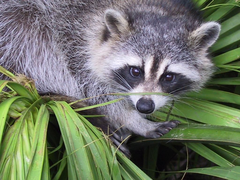
#> input picture examples/sample_images/raccoon_240x180.png, 240 x 180 px; its folder holds only this picture in this run
$ python -i puzzle.py   (imports and definitions only)
#> lines starting #> are read from the running program, lines starting #| are printed output that depends on the picture; after the words box and inside, x2 and y2 are one past the last pixel; in counts of white or black regions, pixels touching at a corner belong together
### jigsaw_bench/cuts.py
"""Jigsaw cut generation with intersection validation.

Cuts are constructed as smoothed polylines between grid anchors. Two distinct cuts
must only ever meet at the grid anchors they share — anywhere else is a defect that
would produce non-simply-connected pieces. We detect and regenerate offending cuts.
"""
from __future__ import annotations

from dataclasses import dataclass, field
from typing import Sequence

import numpy as np
from scipy.interpolate import CubicSpline

from .geometry import polylines_intersect


# (t along edge in [0,1], perpendicular displacement as fraction of edge length, jitter sigma)
DEFAULT_PROFILE: list[tuple[float, float, float]] = [
    (0.00, 0.00, 0.01),
    (0.38, 0.00, 0.01),
    (0.41, 0.10, 0.01),
    (0.35, 0.20, 0.01),
    (0.50, 0.32, 0.01),
]


@dataclass
class PuzzleCuts:
    width: int
    height: int
    n_cols: int
    n_rows: int
    anchors: np.ndarray  # (n_rows+1, n_cols+1, 2)
    h_cuts: list[np.ndarray]  # length n_rows-1, each polyline spanning a full row
    v_cuts: list[np.ndarray]  # length n_cols-1, each polyline spanning a full column
    profile: list[tuple[float, float, float]] = field(default_factory=lambda: list(DEFAULT_PROFILE))

    # [7 lines left out: function all_polylines, not called in this run]


def generate_grid_anchors(
    width: int,
    height: int,
    n_cols: int,
    n_rows: int,
    sigma_x: float = 0.0,
    sigma_y: float = 0.0,
    rng: np.random.Generator | None = None,
) -> np.ndarray:
    rng = rng or np.random.default_rng()
    anchors = np.zeros((n_rows + 1, n_cols + 1, 2))
    for j in range(n_rows + 1):
        for i in range(n_cols + 1):
            x = i * width / n_cols
            y = j * height / n_rows
            anchors[j, i] = [
                x + rng.normal(0, sigma_x),
                y + rng.normal(0, sigma_y),
            ]
    anchors[0, :, 1] = 0
    anchors[-1, :, 1] = height
    anchors[:, 0, 0] = 0
    anchors[:, -1, 0] = width
    return anchors


def _normalize_and_mirror_profile(profile):
    half = list(profile)
    second_half = []
    for t, perp, sigma in reversed(profile[:-1]):
        second_half.append((1.0 - t, perp, sigma))
    return half + second_half


def _build_edge_points(p1, p2, base_profile, flip, rng):
    dx = p2[0] - p1[0]
    dy = p2[1] - p1[1]
    length = float(np.hypot(dx, dy))
    if length < 1e-6:
        return np.array([p1, p2])
    unit_perp = np.array([-dy, dx]) / length
    if flip:
        unit_perp = -unit_perp

    full_profile = _normalize_and_mirror_profile(base_profile)
    points = []
    for t, perp_off, sigma in full_profile:
        jitter = rng.normal(0, sigma)
        pos = p1 + t * (p2 - p1)
        perp_disp = (perp_off + jitter) * length * unit_perp
        points.append(pos + perp_disp)
    return np.array(points)


def _smooth_spline(points, num_samples=120):
    if len(points) < 3:
        return np.asarray(points, dtype=float)
    diffs = np.diff(points, axis=0)
    t = np.cumsum(np.hypot(diffs[:, 0], diffs[:, 1]))
    t = np.insert(t, 0, 0.0)
    if t[-1] <= 0:
        return np.asarray(points, dtype=float)
    t = t / t[-1]
    cs_x = CubicSpline(t, points[:, 0], bc_type="clamped")
    cs_y = CubicSpline(t, points[:, 1], bc_type="clamped")
    t_fine = np.linspace(0, 1, num_samples)
    return np.stack([cs_x(t_fine), cs_y(t_fine)], axis=1)


def _build_horizontal_polyline(anchors, j, profile, rng, samples_per_edge=60):
    n_cols = anchors.shape[1] - 1
    pieces = []
    for i in range(n_cols):
        p1 = anchors[j, i]
        p2 = anchors[j, i + 1]
        flip = rng.random() < 0.5
        edge_pts = _build_edge_points(p1, p2, profile, flip, rng)
        smooth = _smooth_spline(edge_pts, num_samples=samples_per_edge)
        # Snap endpoints to anchors so adjacent cuts kiss exactly.
        smooth[0] = p1
        smooth[-1] = p2
        if i == 0:
            pieces.append(smooth)
        else:
            pieces.append(smooth[1:])
    return np.concatenate(pieces, axis=0)


def _build_vertical_polyline(anchors, i, profile, rng, samples_per_edge=60):
    n_rows = anchors.shape[0] - 1
    pieces = []
    for j in range(n_rows):
        p1 = anchors[j, i]
        p2 = anchors[j + 1, i]
        flip = rng.random() < 0.5
        edge_pts = _build_edge_points(p1, p2, profile, flip, rng)
        smooth = _smooth_spline(edge_pts, num_samples=samples_per_edge)
        smooth[0] = p1
        smooth[-1] = p2
        if j == 0:
            pieces.append(smooth)
        else:
            pieces.append(smooth[1:])
    return np.concatenate(pieces, axis=0)


def _shared_anchor_set(kind_a, idx_a, kind_b, idx_b, anchors):
    """Return the list of grid anchor points shared by two cuts, where touching is allowed."""
    # n_rows, n_cols not needed — only the anchor grid is indexed below
    if kind_a == "h" and kind_b == "h":
        return []  # parallel cuts share no anchors
    if kind_a == "v" and kind_b == "v":
        return []
    # h × v: they share the single anchor at (h_row, v_col)
    h_row = idx_a if kind_a == "h" else idx_b
    v_col = idx_b if kind_a == "h" else idx_a
    return [anchors[h_row, v_col]]


# [18 lines left out: function _cuts_intersect_other_cuts, not called in this run]


def _cuts_intersect_previous(
    polylines: list[tuple[str, int, np.ndarray]],
    target_index: int,
    anchors: np.ndarray,
) -> bool:
    """Check whether cut at target_index crosses any *already-finalized* cut.

    Only cuts with index < target_index are considered finalized.  This is the
    correct check for the greedy generation loop: by induction, if cut k does
    not intersect cuts 0..k-1 (all finalized), then after processing all cuts
    the entire set is pairwise non-intersecting.  Checking against not-yet-
    finalized future cuts creates artificial conflicts and causes unnecessary
    retry failures on dense grids.
    """
    kind_a, idx_a, line_a = polylines[target_index]
    for k in range(target_index):
        kind_b, idx_b, line_b = polylines[k]
        shared = _shared_anchor_set(kind_a, idx_a, kind_b, idx_b, anchors)
        if polylines_intersect(line_a, line_b, shared_endpoints=shared):
            return True
    return False


def generate_cuts(
    width: int = 1200,
    height: int = 900,
    n_cols: int = 24,
    n_rows: int = 16,
    profile: Sequence[tuple[float, float, float]] | None = None,
    anchor_sigma_x: float | None = None,
    anchor_sigma_y: float | None = None,
    seed: int | None = None,
    max_retries_per_cut: int = 50,
    samples_per_edge: int = 60,
) -> PuzzleCuts:
    """Generate jigsaw cuts; regenerate any individual cut that intersects another.

    Parameters
    ----------
    anchor_sigma_x, anchor_sigma_y:
        Standard deviation of the random perturbation applied to interior grid
        anchor points, in pixels.  Defaults to **5 % of the cell dimension**
        in each axis so the perturbation scales safely with cell size.  Passing
        an explicit float overrides the auto-scaling (useful when you want more
        or less anchor jitter regardless of grid density).

    Notes
    -----
    Validation uses a *greedy* strategy: cut k is rebuilt until it does not
    intersect any of cuts 0..k-1 (the already-finalized ones).  By induction
    the final cut-set is globally pairwise non-intersecting.  Checking against
    not-yet-finalized future cuts (the previous strategy) created artificial
    conflicts on dense grids and caused unnecessary ``RuntimeError`` failures.
    """
    rng = np.random.default_rng(seed)
    profile = list(profile or DEFAULT_PROFILE)

    # Auto-scale anchor jitter to 5 % of cell size so it stays safe on both
    # sparse (large cells) and dense (small cells) grids.
    if anchor_sigma_x is None:
        anchor_sigma_x = (width / n_cols) * 0.05
    if anchor_sigma_y is None:
        anchor_sigma_y = (height / n_rows) * 0.05

    anchors = generate_grid_anchors(width, height, n_cols, n_rows, anchor_sigma_x, anchor_sigma_y, rng)

    h_cuts = [
        _build_horizontal_polyline(anchors, j, profile, rng, samples_per_edge)
        for j in range(1, n_rows)
    ]
    v_cuts = [
        _build_vertical_polyline(anchors, i, profile, rng, samples_per_edge)
        for i in range(1, n_cols)
    ]

    # Greedy validation: finalize cuts in order; each new cut is rebuilt until
    # it doesn't cross any already-finalized cut (index < k).
    polylines: list[tuple[str, int, np.ndarray]] = []
    for j, line in enumerate(h_cuts, start=1):
        polylines.append(("h", j, line))
    for i, line in enumerate(v_cuts, start=1):
        polylines.append(("v", i, line))

    for k, (kind, idx, _line) in enumerate(polylines):
        attempts = 0
        while _cuts_intersect_previous(polylines, k, anchors):
            attempts += 1
            if attempts > max_retries_per_cut:
                raise RuntimeError(
                    f"Could not generate a non-intersecting {kind}-cut at index {idx} "
                    f"after {max_retries_per_cut} retries. "
                    f"Try a gentler profile or smaller anchor_sigma."
                )
            if kind == "h":
                new = _build_horizontal_polyline(anchors, idx, profile, rng, samples_per_edge)
            else:
                new = _build_vertical_polyline(anchors, idx, profile, rng, samples_per_edge)
            polylines[k] = (kind, idx, new)

    h_cuts = [line for kind, _i, line in polylines if kind == "h"]
    v_cuts = [line for kind, _i, line in polylines if kind == "v"]
    return PuzzleCuts(
        width=width,
        height=height,
        n_cols=n_cols,
        n_rows=n_rows,
        anchors=anchors,
        h_cuts=h_cuts,
        v_cuts=v_cuts,
        profile=profile,
    )


# [28 lines left out: function render_cuts, not called in this run]

### jigsaw_bench/geometry.py
"""Geometric utilities for jigsaw cuts and pieces."""
from __future__ import annotations

import numpy as np
from shapely.geometry import LineString, Polygon


def polylines_intersect(
    a: np.ndarray,
    b: np.ndarray,
    shared_endpoints: list[np.ndarray] | None = None,
    anchor_tol_px: float = 2.0,
) -> bool:
    """True if polylines a and b cross anywhere other than near allowed shared endpoints.

    Tiny intersections within ``anchor_tol_px`` of a listed anchor are ignored — those
    are rounding artifacts from spline sampling near grid anchors and don't matter at
    raster resolution.
    """
    la = LineString(a)
    lb = LineString(b)
    inter = la.intersection(lb)
    if inter.is_empty:
        return False

    allowed = shared_endpoints or []
    pts: list[tuple[float, float]] = []
    geom_type = inter.geom_type
    if geom_type == "Point":
        pts = [(inter.x, inter.y)]
    elif geom_type == "MultiPoint":
        pts = [(p.x, p.y) for p in inter.geoms]
    elif geom_type == "GeometryCollection":
        for g in inter.geoms:
            if g.geom_type == "Point":
                pts.append((g.x, g.y))
            else:
                return True
    else:
        # LineString — real overlap
        return True

    for px, py in pts:
        if not any(np.hypot(px - ax, py - ay) < anchor_tol_px for ax, ay in allowed):
            return True
    return False


def piece_polygon(
    top: np.ndarray,
    right: np.ndarray,
    bottom: np.ndarray,
    left: np.ndarray,
) -> Polygon:
    """Build a closed piece polygon from 4 oriented edges (CCW: top L→R, right T→B, bottom R→L, left B→T)."""
    coords = []
    coords.extend(top.tolist())
    coords.extend(right.tolist()[1:])
    # bottom is given L→R, reverse for CCW traversal
    coords.extend(bottom[::-1].tolist()[1:])
    coords.extend(left[::-1].tolist()[1:-1])
    poly = Polygon(coords)
    if not poly.is_valid:
        poly = poly.buffer(0)
    return poly


def rasterize_polygon(poly: Polygon, width: int, height: int) -> np.ndarray:
    """Boolean mask of shape (H, W) — True inside polygon. Uses PIL for speed."""
    from PIL import Image, ImageDraw

    img = Image.new("L", (width, height), 0)
    draw = ImageDraw.Draw(img)
    if poly.geom_type == "MultiPolygon":
        polys = list(poly.geoms)
    else:
        polys = [poly]
    for p in polys:
        ext = list(p.exterior.coords)
        draw.polygon(ext, fill=1)
        for hole in p.interiors:
            draw.polygon(list(hole.coords), fill=0)
    return np.array(img, dtype=bool)


# [6 lines left out: function rotate_points, not called in this run]


def aabb_overlap(b1: tuple[float, float, float, float], b2: tuple[float, float, float, float]) -> bool:
    return not (b1[2] <= b2[0] or b2[2] <= b1[0] or b1[3] <= b2[1] or b2[3] <= b1[1])

### jigsaw_bench/puzzle.py
"""Build puzzle pieces (image + alpha + polygon + metadata) from a cut-set and image."""
from __future__ import annotations

from dataclasses import dataclass, field
from typing import Sequence

import numpy as np
from PIL import Image
from shapely.geometry import Polygon

from .cuts import PuzzleCuts, generate_cuts
from .geometry import piece_polygon, rasterize_polygon


@dataclass
class Piece:
    index: int                          # global piece index
    grid_row: int
    grid_col: int
    polygon: Polygon                    # in canvas coordinates
    bbox: tuple[int, int, int, int]     # (x0, y0, x1, y1) on the source canvas
    sprite_rgba: np.ndarray             # (h, w, 4) uint8 — image+alpha cropped to bbox
    target_centroid: tuple[float, float]  # canvas-space centroid at the solved location


@dataclass
class Puzzle:
    width: int
    height: int
    n_cols: int
    n_rows: int
    image: np.ndarray                   # (H, W, 3) uint8 source canvas (already resized)
    cuts: PuzzleCuts
    pieces: list[Piece] = field(default_factory=list)


def _segment_top(cuts: PuzzleCuts, j: int, i: int) -> np.ndarray:
    """Top edge of piece (j, i): goes left→right between anchors[j,i] and anchors[j,i+1]."""
    A = cuts.anchors
    if j == 0:
        return np.array([A[0, i], A[0, i + 1]])
    return _slice_horizontal(cuts.h_cuts[j - 1], A[j, i], A[j, i + 1])


def _segment_bottom(cuts: PuzzleCuts, j: int, i: int) -> np.ndarray:
    A = cuts.anchors
    if j == cuts.n_rows - 1:
        return np.array([A[-1, i], A[-1, i + 1]])
    return _slice_horizontal(cuts.h_cuts[j], A[j + 1, i], A[j + 1, i + 1])


def _segment_left(cuts: PuzzleCuts, j: int, i: int) -> np.ndarray:
    A = cuts.anchors
    if i == 0:
        return np.array([A[j, 0], A[j + 1, 0]])
    return _slice_vertical(cuts.v_cuts[i - 1], A[j, i], A[j + 1, i])


def _segment_right(cuts: PuzzleCuts, j: int, i: int) -> np.ndarray:
    A = cuts.anchors
    if i == cuts.n_cols - 1:
        return np.array([A[j, -1], A[j + 1, -1]])
    return _slice_vertical(cuts.v_cuts[i], A[j, i + 1], A[j + 1, i + 1])


def _closest_index(polyline: np.ndarray, point: np.ndarray) -> int:
    return int(np.argmin(np.linalg.norm(polyline - point, axis=1)))


def _slice_horizontal(line: np.ndarray, p_start: np.ndarray, p_end: np.ndarray) -> np.ndarray:
    s = _closest_index(line, p_start)
    e = _closest_index(line, p_end)
    if s > e:
        s, e = e, s
        seg = line[s:e + 1][::-1].copy()
    else:
        seg = line[s:e + 1].copy()
    seg[0] = p_start
    seg[-1] = p_end
    return seg


def _slice_vertical(line: np.ndarray, p_start: np.ndarray, p_end: np.ndarray) -> np.ndarray:
    s = _closest_index(line, p_start)
    e = _closest_index(line, p_end)
    if s > e:
        s, e = e, s
        seg = line[s:e + 1][::-1].copy()
    else:
        seg = line[s:e + 1].copy()
    seg[0] = p_start
    seg[-1] = p_end
    return seg


def _piece_sprite(image_rgb: np.ndarray, mask_full: np.ndarray) -> tuple[np.ndarray, tuple[int, int, int, int]]:
    ys, xs = np.where(mask_full)
    if len(xs) == 0:
        return np.zeros((1, 1, 4), dtype=np.uint8), (0, 0, 1, 1)
    x0, x1 = int(xs.min()), int(xs.max()) + 1
    y0, y1 = int(ys.min()), int(ys.max()) + 1
    crop = image_rgb[y0:y1, x0:x1]
    crop_mask = mask_full[y0:y1, x0:x1]
    sprite = np.zeros((y1 - y0, x1 - x0, 4), dtype=np.uint8)
    sprite[..., :3] = crop
    sprite[..., 3] = crop_mask.astype(np.uint8) * 255
    return sprite, (x0, y0, x1, y1)


def _load_and_fit_image(image: Image.Image | np.ndarray | str, width: int, height: int) -> np.ndarray:
    if isinstance(image, str):
        img = Image.open(image).convert("RGB")
    elif isinstance(image, np.ndarray):
        img = Image.fromarray(image).convert("RGB")
    else:
        img = image.convert("RGB")
    img = img.resize((width, height), Image.LANCZOS)
    return np.array(img)


def generate_puzzle(
    image: Image.Image | np.ndarray | str,
    width: int = 1200,
    height: int = 900,
    n_cols: int = 24,
    n_rows: int = 16,
    seed: int | None = None,
    cuts: PuzzleCuts | None = None,
    profile: Sequence[tuple[float, float, float]] | None = None,
) -> Puzzle:
    """Generate a complete puzzle (cuts + per-piece sprites + metadata) from a single image."""
    image_rgb = _load_and_fit_image(image, width, height)
    if cuts is None:
        cuts = generate_cuts(width, height, n_cols, n_rows, profile=profile, seed=seed)
    else:
        assert cuts.width == width and cuts.height == height

    pieces: list[Piece] = []
    idx = 0
    for j in range(n_rows):
        for i in range(n_cols):
            top = _segment_top(cuts, j, i)
            right = _segment_right(cuts, j, i)
            bottom = _segment_bottom(cuts, j, i)
            left = _segment_left(cuts, j, i)
            poly = piece_polygon(top, right, bottom, left)
            mask = rasterize_polygon(poly, width, height)
            sprite, bbox = _piece_sprite(image_rgb, mask)
            cx, cy = poly.centroid.x, poly.centroid.y
            pieces.append(
                Piece(
                    index=idx,
                    grid_row=j,
                    grid_col=i,
                    polygon=poly,
                    bbox=bbox,
                    sprite_rgba=sprite,
                    target_centroid=(float(cx), float(cy)),
                )
            )
            idx += 1
    return Puzzle(
        width=width,
        height=height,
        n_cols=n_cols,
        n_rows=n_rows,
        image=image_rgb,
        cuts=cuts,
        pieces=pieces,
    )

>>> import cv2
>>> picture = cv2.imread('../examples/sample_images/raccoon_240x180.png', cv2.IMREAD_GRAYSCALE)
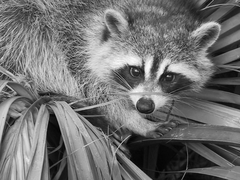
#> picture: shape (180, 240); min 0, max 249, mean 113.3
>>> result = generate_puzzle(picture)
#> in _load_and_fit_image, `img = img.resize((width, height), Image.LANCZOS)`:
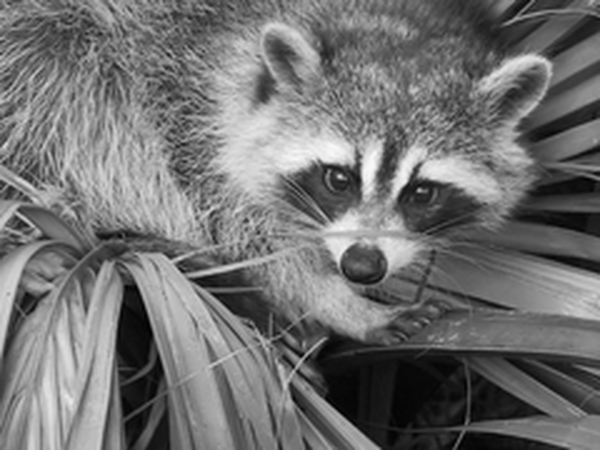
#> img: PIL image 1200x900 RGB (shown at 1/2 size); min 0, max 250, mean 113.3
#> the loop in generate_puzzle, `for j in range(n_rows):` made 16 passes
#> pass 1, in _piece_sprite, `crop = image_rgb[y0:y1, x0:x1]`:
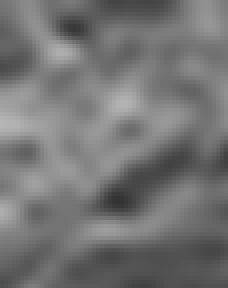
#> crop: shape (72, 57, 3) (shown 4 times larger); min 51, max 181, mean 116.1
#> pass 1, in _piece_sprite, `crop_mask = mask_full[y0:y1, x0:x1]`:
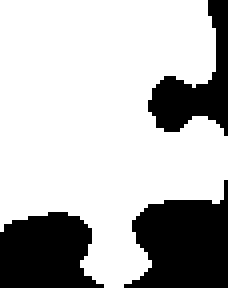
#> crop_mask: shape (72, 57) bool (shown 4 times larger); 72% white; 3 black regions, box (x1, y1, x2, y2) and area: (31, 45, 57, 72) 480, (0, 53, 26, 72) 390, (37, 0, 57, 34) 280
#> pass 1, in _piece_sprite (call 2), `crop = image_rgb[y0:y1, x0:x1]`:
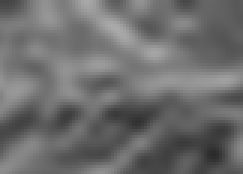
#> crop: shape (58, 81, 3) (shown 3 times larger); min 43, max 170, mean 109.1
